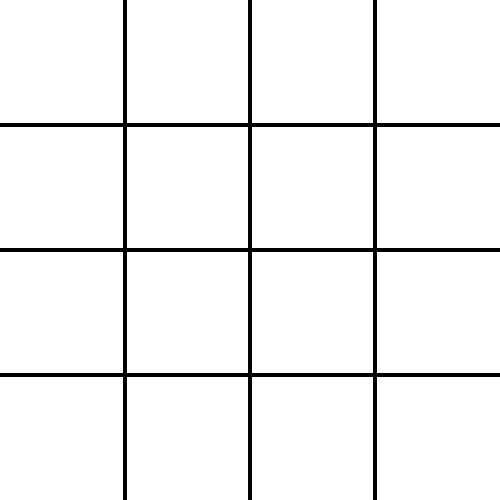
Frame 1 (no input)
Frame 60 (no input): identical to frame 1, image omitted
Frame 120 (the mouse pressed at the canvas centre since frame 60): identical to frame 1, image omitted

The p5.js sketch that drew this single still picture (run headless with seeded random() and noise() and a simulated clock; from frame 60 on, the mouse is pressed at the canvas centre):

// p5.js sketch
// ── sketch.js
//IDDS Summer 2020 Research
//Tic tac toe game for AI/ML
//Jamie O'Sullivan & Mickey Barron 2020-05-26

function compareArrays(arr1, arr2) {
  if (arr1 === arr2) return true;
  if (arr1 == null || arr2 == null) return false;
  if (arr1.length != arr2.length) return false;

  for (let i = 0; i < arr1.length; ++i) {
    if (arr1[i] !== arr2[i]) return false;
  }
  return true;
}

var devMode = false;
var board = [];
var players = ["X", "O"];
var currentPlayer = null;
var availableCells = [];
var gridSize = 4;
var canvasWidth = 500;
var canvasHeight = canvasWidth;
var columnWidth = canvasWidth / gridSize;
var rowHeight = canvasHeight / gridSize;
var winStatus = "";
var player;

function generateBoard() {
  for (let i = 0; i < gridSize; i++) {
    let templateRow = [];
    for (let j = 0; j < gridSize; j++) {
      templateRow.push("");
    }
    board.push(templateRow);
  }
  for (let j = 0; j < gridSize; j++) {
    for (let i = 0; i < gridSize; i++) {
      availableCells.push([i, j]);
    }
  }
}

function checkWin(direction) {
  let pathResult;
  let headerCell;
  let comparisonCell;
  if (direction == "diagonal") {
    for (let i = -1; i <= 1; i = i + 2) {
      let yCoord = (gridSize - 1) / 2 * (1 + i);
      headerCell = board[yCoord][0];
      if (headerCell != "") {
        pathResult = true;
        for (let j = 1; j < gridSize; j++) {
          let compY = yCoord + j * -i;
          comparisonCell = board[compY][j];
          if (comparisonCell != headerCell) {
            pathResult = false;
          }
        }
        if (pathResult == true) {
          return headerCell;
        }
      }
    }
  } else {
    for (let i = 0; i < gridSize; i++) {
      if (direction == "vertical") {
        headerCell = board[0][i];
      } else if (direction == "horizontal") {
        headerCell = board[i][0];
      }
      if (headerCell != "") {
        pathResult = true;
        for (let j = 1; j < gridSize; j++) {
          if (direction == "vertical") {
            comparisonCell = board[j][i];
          } else if (direction == "horizontal") {
            comparisonCell = board[i][j];
          }
          if (comparisonCell != headerCell) {
            pathResult = false;
          }
        }
        if (pathResult == true) {
          return headerCell;
        }
      }
    }
  }
  return "";
}

// returns a string representing the winner, or an empty string if nobody has won
function checkWins() {
  winResults = [checkWin("horizontal"), checkWin("vertical"), checkWin("diagonal")];

  let reducer = function (total, num) {
    if( num === '' && total === '') {
        return '';
    } else if (total === '') {
        return num;
    } else {
        return total;
    }
  }

  return winResults.reduce(reducer);
}

function devDisplay() {
  if (devMode == true) {
    print(board);
    print(availableCells);
  }
}

function setup() {
  createCanvas(canvasWidth, canvasHeight);
  frameRate(20);
  generateBoard(gridSize);
  devDisplay();
  player = "X";
}

function drawGrid() {
  background(255, 255, 255);
  let columnWidth = canvasWidth / gridSize;
  let rowHeight = canvasHeight / gridSize;
  strokeWeight(4);
  for (let i = 0; i < gridSize - 1; i++) {
    let xCoord = columnWidth * (i + 1);
    line(xCoord, 0, xCoord, canvasHeight);
  }
  for (let j = 0; j < gridSize - 1; j++) {
    let yCoord = rowHeight * (j + 1);
    line(0, yCoord, canvasWidth, yCoord);
  }
}

function drawMarks() {
  for (let i = 0; i < gridSize; i++) {
    for (let j = 0; j < gridSize; j++) {
      if (board[j][i] != "") {
        var xPos = columnWidth * i + columnWidth / 2;
        var yPos = rowHeight * j + rowHeight / 2;
      }
      if (board[j][i] == players[1]) {
        noFill();
        ellipse(xPos, yPos, columnWidth / 2, rowHeight / 2);
      } else if (board[j][i] == players[0]) {
        let xLength = columnWidth / 4;
        let yLength = rowHeight / 4;
        line(xPos - xLength, yPos - yLength, xPos + xLength, yPos + yLength);
        line(xPos + xLength, yPos - yLength, xPos - xLength, yPos + yLength);
      }
    }
  }
}

function pushText(message) {
  textSize(48);
  fill("red");
  textAlign(CENTER);
  text(message, canvasWidth / 2, canvasHeight / 2);
}

function gameCycle(xCoord, yCoord) {
  if (board[yCoord][xCoord] == "") {
    board[yCoord][xCoord] = player;
    availableCells = availableCells.filter(function(cell){
      return !(compareArrays(cell,[xCoord,yCoord]));
    });
  } else {
      print(`An unacceptable move was made at ( ${xCoord}, ${yCoord} )`);
      return;
  }
  turnResult = checkWins();
  if (turnResult != "") {
    winStatus = turnResult + " has won!";
    pushText(winStatus);
    noLoop();
  } else if (availableCells.length == 0) {
    pushText("Tie!");
    noLoop();
  }
  if (player == "X") {
    player = "O";
  } else {
    player = "X";
  }
}

function draw() {
  drawGrid();
  if (keyIsPressed) {
    if (key == " ") {
      if (player == "X"){
        let aiSelected = aiSelect("X");
        gameCycle(aiSelected[0], aiSelected[1]);
      } else {
        let randomSelected = randomAI("O");
        gameCycle(randomSelected[0], randomSelected[1]);
      }
    }
  }
  drawMarks();
}

function getBoard() {
  return JSON.parse(JSON.stringify(board));
}

function getAvailableCells() {
  return JSON.parse(JSON.stringify(availableCells));
}

function getGridSize() {
  return gridSize;
}

// ── ai.js
// Here are the tools to use to build your AI:

// The aiSelect() function is called by the game when it is the AI's turn to make a move.
// This function should return which square to play to, 0-8.

function aiCheckWin(direction, target) {
  let pathResult;
  let headerCell;
  let comparisonCell;
  if (direction == "diagonal") {
    for (let i = -1; i <= 1; i = i + 2) {
      let yCoord = (gridSize - 1) / 2 * (1 + i);
      headerCell = target[yCoord][0];
      if (headerCell != "") {
        pathResult = true;
        for (let j = 1; j < gridSize; j++) {
          let compY = yCoord + j * -i;
          comparisonCell = target[compY][j];
          if (comparisonCell != headerCell) {
            pathResult = false;
          }
        }
        if (pathResult == true) {
          return headerCell;
        }
      }
    }
  } else {
    for (let i = 0; i < gridSize; i++) {
      if (direction == "vertical") {
        headerCell = target[0][i];
      } else if (direction == "horizontal") {
        headerCell = target[i][0];
      }
      if (headerCell != "") {
        pathResult = true;
        for (let j = 1; j < gridSize; j++) {
          if (direction == "vertical") {
            comparisonCell = target[j][i];
          } else if (direction == "horizontal") {
            comparisonCell = target[i][j];
          }
          if (comparisonCell != headerCell) {
            pathResult = false;
          }
        }
        if (pathResult == true) {
          return headerCell;
        }
      }
    }
  }
  return "";
}

function aiCheckWins(target) {
  let winResults = [aiCheckWin("horizontal", target), aiCheckWin("vertical",target), aiCheckWin("diagonal",target)];

  let reducer = function (total, num) {
    if( num === '' && total === '') {
        return '';
    } else if (total === '') {
        return num;
    } else {
        return total;
    }
  }

  return winResults.reduce(reducer);
}


function randomAI(){
  return random(getAvailableCells());
}

function aiSelect(player){
  if (player == "X"){
    var opponent = "O";
  } else {
    var opponent = "X";
  }
  var currentBoard = getBoard();
  var currentAvailableCells = getAvailableCells();
  var potentialMoves = [];

  for(let i = 0; i < currentAvailableCells.length; i++){
    let aiMoveCell = currentAvailableCells[i];
    let tempBoard = JSON.parse(JSON.stringify(currentBoard));
    tempBoard[aiMoveCell[1]][aiMoveCell[0]] = "X";
    let aiMoveResult = aiCheckWins(tempBoard);
    if (aiMoveResult == ""){
      let opponetMoveCells = currentAvailableCells.filter(function(cell){
        return (JSON.stringify(cell) !== JSON.stringify(aiMoveCell));
      });
      for(let j = 0; j < opponetMoveCells.length; j++){
        let opponentMoveCell = opponetMoveCells[j];
        let forecastBoard = JSON.parse(JSON.stringify(tempBoard));
        forecastBoard[opponentMoveCell[1]][opponentMoveCell[0]] = opponent;
        let opponentMoveResult = aiCheckWins(forecastBoard);
        if (opponentMoveResult == ""){
          let endIndex = getGridSize() - 1;
          for (let k = -1; k <= 1; k = k + 2) {
            let xCoord = (endIndex) / 2 * (1 + k);
            for (let l = -1; l <= 1; l = l + 2) {
              let yCoord = (endIndex) / 2 * (1 + l);
              if (tempBoard[yCoord][xCoord] == player){
                if (aiMoveCell == [(endIndex) / 2 * (1 - k), (endIndex) / 2 * (1 - l)]){
                potentialMoves.push([1, aiMoveCell]);
                }
              }
            }
          }
          if ((aiMoveCell[0] == 0 || aiMoveCell[0] == endIndex) && (aiMoveCell[1] == 0 || aiMoveCell[1] == endIndex)){
            potentialMoves.push([2, aiMoveCell]);
          }else{
            potentialMoves.push([3, aiMoveCell]);
          }
          
        } else {
          potentialMoves.push([0, opponentMoveCell]);
          
        }
      }
    } else {
      potentialMoves.push([-1, aiMoveCell]);
    }
  }

  var decisionArray = potentialMoves.sort(function(a, b){
    if (a[0] < b[0]){
      return -1;
    } else if (a[0] > b[0]){
      return 1;
    } else{
      return 0;
    }
  });
  if (decisionArray[0]== null){
    decisionArray.push([6, getAvailableCells()[0]]);
  }
  return decisionArray[0][1];
}
